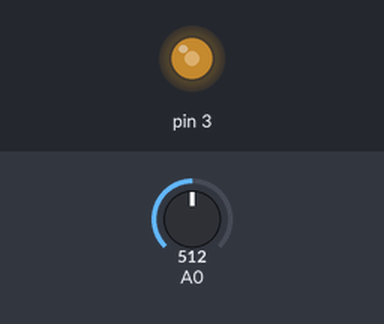
Bench run of a sketch on a simulated Arduino Uno, built with avr-gcc and run on an emulated ATmega328P. Shown: output pins drawn as LEDs (lit = HIGH). The inputs (shaded band) are chosen by the test bench; at power-on: A0 = 512. What the sketch prints to the serial monitor is not drawn.

Above: at 1.2 s.
1.3 s: A0 set to 716
At 1.8 s:
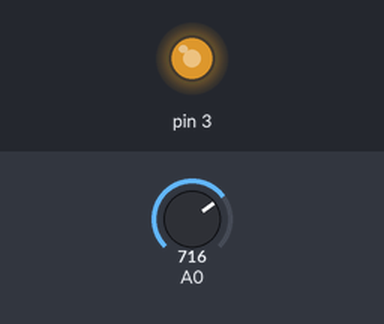
2.8 s: A0 set to 900
At 4.0 s:
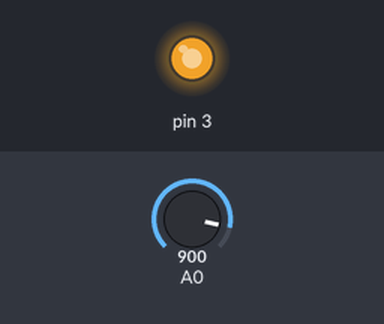
4.3 s: A0 set to 122
At 5.3 s:
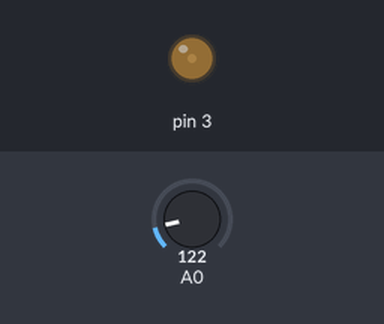
5.8 s: A0 set to 0
At 6.4 s:
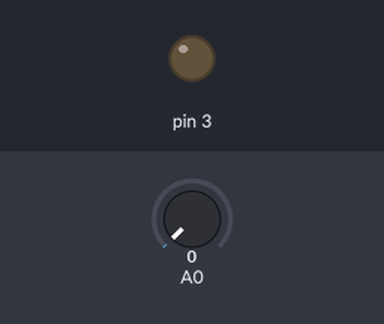
7.3 s: A0 set to 511
At 7.6 s:
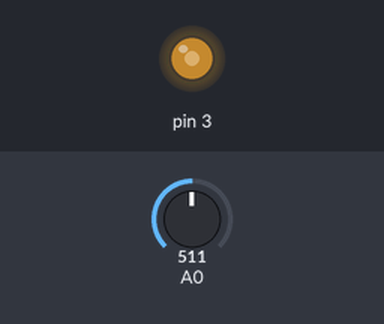
Timing chart, 0 to 9.8 s (numbered marks = the images above; inputs shaded):
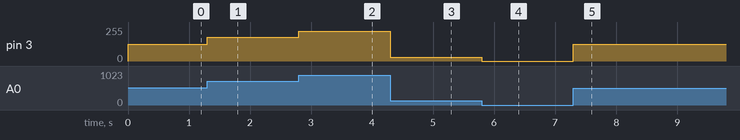

The sketch:

AnalogLight.ino
```cpp
void setup() {
  Serial.begin(9600);
  Serial.println("The program has started");

  pinMode(A0, INPUT);
  pinMode(3, OUTPUT);
}

void loop() {
  int inputValue = analogRead(A0);
  int brightnessValue = map(inputValue, 0, 1023, 0, 255);
  analogWrite(3, brightnessValue);


}
```

Measured:
- after the input at 1.3 s, pin 3: 127/255 → 178/255 at once
- after the input at 2.8 s, pin 3: 178/255 → 224/255 at once
- after the input at 4.3 s, pin 3: 224/255 → 30/255 at once
- after the input at 5.8 s, pin 3: 30/255 → 0/255 at once
- after the input at 7.3 s, pin 3: 0/255 → 127/255 at once
